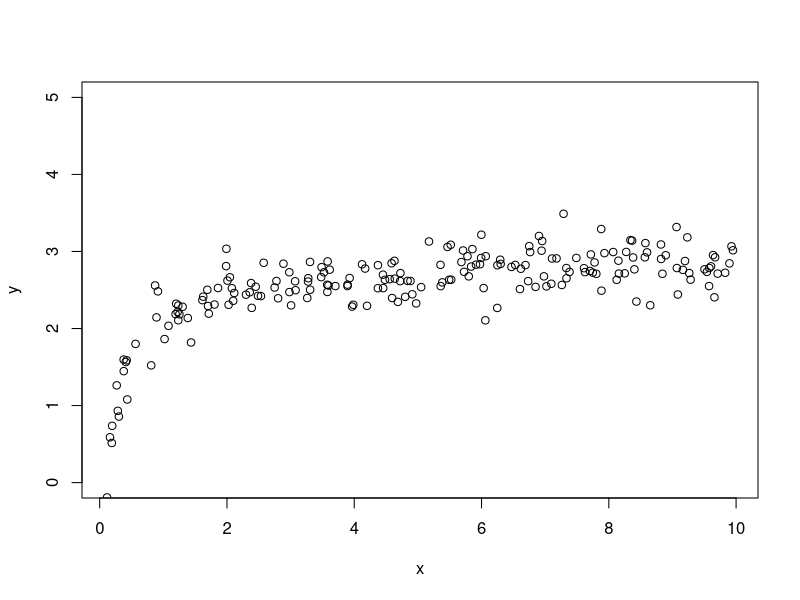
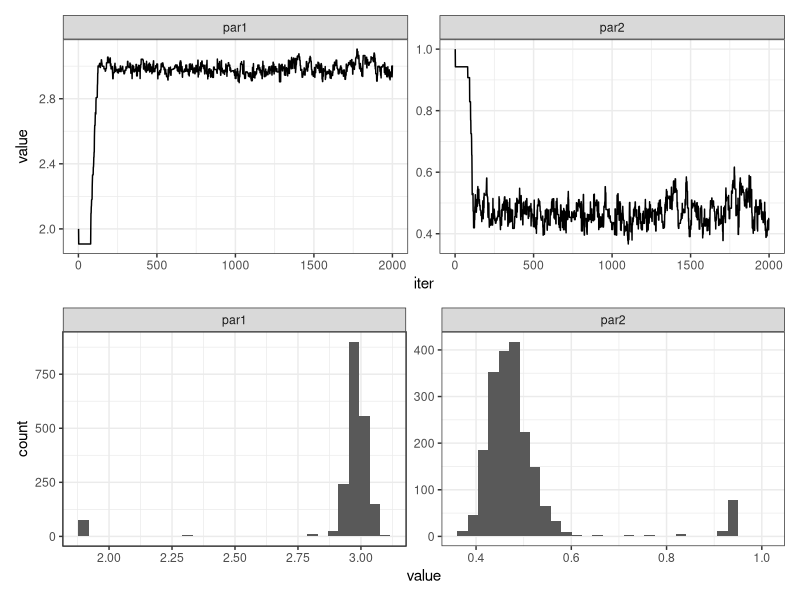

Write R code to recreate these figures, in order.
## ---- chunk 1
#| warning: FALSE

library(tidyverse)
library(patchwork)

#Build fake dataset
set.seed(100)
num_data_points <- 200
sd_data <- 0.25
par_true <- c(3, 0.5)
x <- runif(num_data_points, 0, 10)
y_true <- par_true[1] * (x / (x + par_true[2]))
y <- rnorm(length(y_true), mean = y_true, sd = sd_data)
## ---- chunk 2
plot(x, y, ylim = c(0, par_true[1] + 2))
## ---- chunk 3
#Set MCMC Configuration
num_iter <- 2000
num_pars <- 2
jump <- c(0.05, 0.05)

#Initialize chain
pars <- array(NA, dim = c(num_pars, num_iter))
pars[1, 1] <- 2
pars[2, 1] <- 1
log_likelihood_prior_current <- -10000000000

for(i in 2:num_iter){
  
  #Loop through parameter value
  
  for(j in 1:num_pars){
      #Randomly select new parameter values
    proposed_pars <- pars[, i - 1]
    proposed_pars[j] <- rnorm(1, mean = pars[j, i - 1], sd = jump[j])
    
    ##########################
    # PRIORS
    #########################
    #(remember that you multiply probabilities which mean you can add log(probability))
    log_prior <- dunif(proposed_pars[1], min = 0, max = 10, log = TRUE) + 
      dunif(proposed_pars[2], min = 0, max = 100, log = TRUE)
    
    #Likelihood.  
    #You could use:
    # pred <- process_model(x, pars = proposed_pars)
    # log_likelihood <- sum(dnorm(new_data, mean = pred, sd = sd_data, log = TRUE)
    # but we are looping here because it transitions well to the next section of the course
    log_likelihood <- rep(NA, length(x))
    pred <- rep(NA, length(x))
    for(m in 1:length(x)){
      ##########################
      # PROCESS MODEL
      #########################
      pred[m] <- proposed_pars[1] * (x[m] / (x[m] + proposed_pars[2]))
      ##########################
      # DATA MODEL
      #########################
      log_likelihood[m] <- dnorm(y[m], mean = pred[m], sd = sd_data, log = TRUE)
    }
    #Remember that you multiply probabilities which mean you can add log(probability)
    #Hence the use of sum
    log_likelihood <- sum(log_likelihood)
    
    ############################
    ###  PRIOR x LIKELIHOOD
    ############################
    #Combine the prior and likelihood
    #remember that you multiply probabilities which means you can add log(probability)
    log_likelihood_prior_proposed <- log_prior + log_likelihood
    
    #We want the ratio of new / old but since it is in log space we first
    #take the difference of the logs: log(new/old) = log(new) - log(old) 
    # and then take out of log space exp(log(new) - log(old))
    z <- exp(log_likelihood_prior_proposed - log_likelihood_prior_current)
    
    #Now pick a random number between 0 and 1
    r <- runif(1, min = 0, max = 1)
    #If z > r then accept the new parameters
    #Note: this will always happen if the new parameters are more likely than
    #the old parameters z > 1 means than z is always > r no matter what value of
    #r is chosen.  However it will accept worse parameter sets (P_new is less
    #likely then P_old - i.e., z < 1) in proportion to how much worse it is
    #For example: if z = 0.9 and then any random number drawn by runif that is
    #less than 0.90 will result in accepting the worse values (i.e., the slightly
    #worse values will be accepted a lot of the time).  In contrast, if z = 0.01
    #(i.e., the new parameters are much much worse), then they can still be accepted
    #but much more rarely because random r values of < 0.1 occur more rarely
    if(log(z) > log(r)){
      pars[j, i] <- proposed_pars[j]
      log_likelihood_prior_current <- log_likelihood_prior_proposed
    }else{
      pars[j, i] <- pars[j, i - 1]
      log_likelihood_prior_current <- log_likelihood_prior_current #this calculation isn't necessary but is here to show you the logic
    }
  }
}

## ---- chunk 4
#| warning: FALSE

d <- tibble(iter = 1:num_iter,
            par1 = pars[1, ],
            par2 = pars[2, ]) %>%
  pivot_longer(-iter, values_to = "value", names_to = "parameter")
## ---- chunk 5
#| warning: FALSE

p1 <- ggplot(d, aes(x = iter, y = value)) +
  geom_line() +
  facet_wrap(~parameter, scales = "free") +
  theme_bw()

p2 <- ggplot(d, aes(x = value)) +
  geom_histogram() +
  facet_wrap(~parameter, scales = "free") +
  theme_bw()

p1 / p2
## ---- chunk 6


## ---- chunk 7


## ---- chunk 8


## ---- chunk 9


## ---- chunk 10


## ---- chunk 11


## ---- chunk 12

